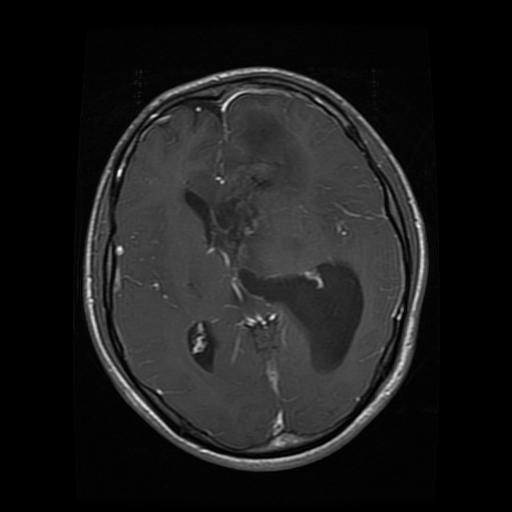
#> input picture Project/Testing/glioma/Te-glTr_0009.jpg, 512 x 512 px; its folder holds only this picture in this run
$ python mask_refinement.py
#> lines starting #> are read from the running program, lines starting #| are printed output that depends on the picture; after the words box and inside, x2 and y2 are one past the last pixel; in counts of white or black regions, pixels touching at a corner belong together
"""
refinement/mask_refinement.py
==============================
Morphological pseudo-mask cleaning pipeline.

Pipeline:
    raw float mask
        -> Gaussian blur (reduce noise)
        -> Otsu threshold (adaptive binarisation)
        -> Morphological open  (remove small noise)
        -> Morphological close (fill small holes)
        -> Largest connected component (keep dominant region)
        -> Hole fill (scipy.ndimage)
        -> binary uint8 output
"""
from __future__ import annotations

import cv2
import numpy as np
from pathlib import Path
from scipy import ndimage


# ── Public API ────────────────────────────────────────────────────────────────

def clean_mask(mask: np.ndarray) -> np.ndarray:
    """
    Full cleaning pipeline: blur -> Otsu -> open -> close -> largest CC -> hole fill.

    Parameters
    ----------
    mask : np.ndarray
        Input mask as float32 in [0, 1] or uint8 in {0, 255} or {0, 1}.
        Shape (H, W) or (H, W, 1).

    Returns
    -------
    np.ndarray
        Cleaned binary mask, dtype=uint8, values in {0, 1}, shape (H, W).
    """
    # Ensure 2-D
    if mask.ndim == 3:
        mask = mask[:, :, 0]

    # Normalise to [0, 255] uint8 for OpenCV
    m = mask.astype(np.float32)
    if m.max() <= 1.0:
        m = (m * 255.0).astype(np.uint8)
    else:
        m = m.astype(np.uint8)

    # 1. Gaussian blur — suppress high-frequency noise before thresholding
    blurred = cv2.GaussianBlur(m, (7, 7), sigmaX=2.0)

    # 2. Otsu threshold — adaptive global threshold
    binary = _otsu_threshold(blurred)

    # 3 & 4. Morphological open + close
    binary = _morphological_cleanup(binary)

    # 5. Keep only largest connected component
    binary = _largest_connected_component(binary)

    # 6. Fill any remaining interior holes
    binary = _fill_holes(binary)

    return binary.astype(np.uint8)


# ── Private helpers ───────────────────────────────────────────────────────────

def _otsu_threshold(mask: np.ndarray) -> np.ndarray:
    """
    Apply Otsu's automatic threshold to a grayscale uint8 image.

    Parameters
    ----------
    mask : np.ndarray
        Grayscale uint8 image, shape (H, W).

    Returns
    -------
    np.ndarray
        Binary image with values {0, 1}, shape (H, W), dtype=uint8.
    """
    _, binary = cv2.threshold(
        mask.astype(np.uint8), 0, 255,
        cv2.THRESH_BINARY + cv2.THRESH_OTSU
    )
    return (binary > 0).astype(np.uint8)


def _morphological_cleanup(binary: np.ndarray) -> np.ndarray:
    """
    Apply morphological opening (noise removal) then closing (hole fill).

    Parameters
    ----------
    binary : np.ndarray
        Binary image with values {0, 1}, shape (H, W).

    Returns
    -------
    np.ndarray
        Cleaned binary image, same shape, dtype=uint8.
    """
    h, w = binary.shape[:2]
    # Kernel radius scales with image size (roughly 2% of short side, min 3)
    r_open  = max(3, int(min(h, w) * 0.020))
    r_close = max(5, int(min(h, w) * 0.030))

    k_open  = cv2.getStructuringElement(
        cv2.MORPH_ELLIPSE, (r_open * 2 + 1,  r_open * 2 + 1))
    k_close = cv2.getStructuringElement(
        cv2.MORPH_ELLIPSE, (r_close * 2 + 1, r_close * 2 + 1))

    b = binary.astype(np.uint8)
    b = cv2.morphologyEx(b, cv2.MORPH_OPEN,  k_open)
    b = cv2.morphologyEx(b, cv2.MORPH_CLOSE, k_close)
    return b


def _largest_connected_component(binary: np.ndarray) -> np.ndarray:
    """
    Keep only the largest connected component in a binary mask.

    If the mask is entirely zero, return it unchanged.

    Parameters
    ----------
    binary : np.ndarray
        Binary image with values {0, 1}, shape (H, W), dtype=uint8.

    Returns
    -------
    np.ndarray
        Binary image retaining only the largest component, dtype=uint8.
    """
    b = binary.astype(np.uint8)
    n_comp, labels, stats, _ = cv2.connectedComponentsWithStats(b, connectivity=8)

    if n_comp <= 1:          # nothing or all background
        return b

    # Component 0 is background — ignore it
    areas = stats[1:, cv2.CC_STAT_AREA]   # (n_comp-1,)
    largest_label = int(np.argmax(areas)) + 1   # +1 for background offset

    result = np.zeros_like(b)
    result[labels == largest_label] = 1
    return result


def _fill_holes(binary: np.ndarray) -> np.ndarray:
    """
    Fill interior holes in a binary mask using scipy.ndimage binary_fill_holes.

    Parameters
    ----------
    binary : np.ndarray
        Binary image with values {0, 1}, shape (H, W).

    Returns
    -------
    np.ndarray
        Binary image with holes filled, dtype=uint8.
    """
    filled = ndimage.binary_fill_holes(binary.astype(bool))
    return filled.astype(np.uint8)


# ── Test / Demo ───────────────────────────────────────────────────────────────

def _make_gaussian_blob_mask(h: int, w: int, radius_frac: float = 0.30) -> np.ndarray:
    """
    Generate a synthetic Gaussian blob mask centred in the image.

    Parameters
    ----------
    h, w        : image height and width in pixels
    radius_frac : blob radius as a fraction of min(h, w)

    Returns
    -------
    np.ndarray
        Float32 mask in [0, 1], shape (H, W).
    """
    cx, cy = w // 2, h // 2
    radius = radius_frac * min(h, w)
    Y, X = np.ogrid[:h, :w]
    dist_sq = (X - cx) ** 2 + (Y - cy) ** 2
    blob = np.exp(-dist_sq / (2 * radius ** 2)).astype(np.float32)
    # Add noise to simulate imperfect pseudo masks
    rng  = np.random.RandomState(42)
    blob += rng.normal(0, 0.08, blob.shape).astype(np.float32)
    blob = np.clip(blob, 0.0, 1.0)
    return blob


if __name__ == "__main__":
    import sys
    import glob

    project_root = Path(__file__).resolve().parent.parent
    output_dir   = project_root / "outputs"
    output_dir.mkdir(parents=True, exist_ok=True)

    # --- Find 3 real images ---
    patterns = [
        str(project_root / "Project" / "Testing" / "**" / "*.jpg"),
        str(project_root / "data"    / "**"            / "*.jpg"),
    ]
    image_paths: list[str] = []
    for pat in patterns:
        found = glob.glob(pat, recursive=True)
        image_paths.extend(found)
        if len(image_paths) >= 3:
            break
#> pass 2 of the loop `for pat in patterns:`:
    image_paths = image_paths[:3]

    if not image_paths:
        print("No real images found — creating synthetic images for demo")
        # create tiny synthetic images
        for i in range(3):
            synth = (np.random.randint(40, 200, (256, 256, 3), dtype=np.uint8))
            tmp   = str(output_dir / f"_synth_{i}.jpg")
            cv2.imwrite(tmp, synth)
            image_paths.append(tmp)

    print(f"Using {len(image_paths)} images")

    panels = []
    for img_path in image_paths:
        bgr = cv2.imread(img_path)
#> bgr is the input picture: shape (512, 512, 3); min 0, max 253, mean 27.7
        if bgr is None:
            print(f"  Could not read {img_path}")
            continue
        if bgr.ndim == 2:
            bgr = cv2.cvtColor(bgr, cv2.COLOR_GRAY2BGR)
        h, w = bgr.shape[:2]
#> h = 512; w = 512

        raw_mask  = _make_gaussian_blob_mask(h, w, radius_frac=0.30)
        clean     = clean_mask(raw_mask)
#> in clean_mask, `blurred = cv2.GaussianBlur(m, (7, 7), sigmaX=2.0)`:
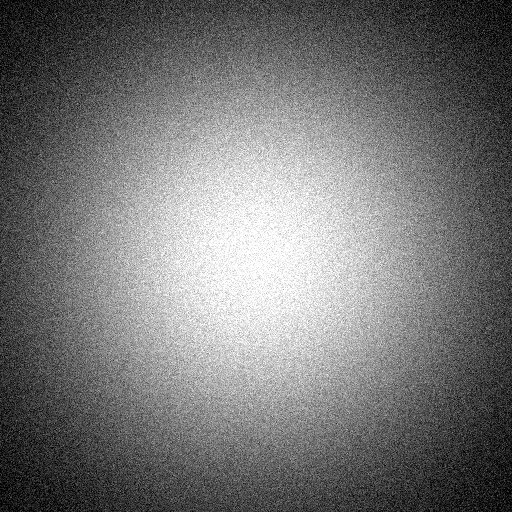
#> m: shape (512, 512); min 0, max 255, mean 117.3
#> in _largest_connected_component, `n_comp, labels, stats, _ = cv2.connectedComponentsWithStats(b, connect..`:
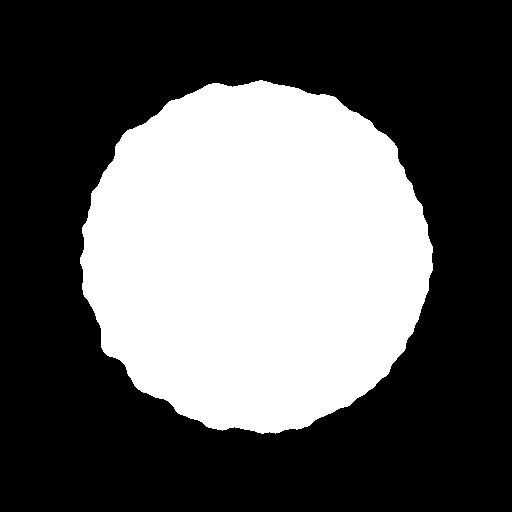
#> b: shape (512, 512); values 0 (black) and 1 (white), 36.6% white; 1 white region, box (x1, y1, x2, y2) and area: (80, 80, 433, 434) 96036

        before_pct = float(raw_mask.mean() * 100)
#> before_pct = 46.19
        after_pct  = float(clean.mean()    * 100)
#> after_pct = 36.63
        print(f"  {Path(img_path).name:40s}  before={before_pct:5.1f}%  after={after_pct:5.1f}%")
#|   Te-glTr_0009.jpg                          before= 46.2%  after= 36.6%

        # Build comparison panel (original | raw mask overlay | clean mask overlay)
        rgb       = cv2.cvtColor(bgr, cv2.COLOR_BGR2RGB)
        raw_vis   = (raw_mask * 255).astype(np.uint8)
        raw_rgb   = cv2.applyColorMap(raw_vis, cv2.COLORMAP_JET)
        raw_rgb   = cv2.cvtColor(raw_rgb, cv2.COLOR_BGR2RGB)
        raw_rgb   = cv2.resize(raw_rgb, (256, 256))
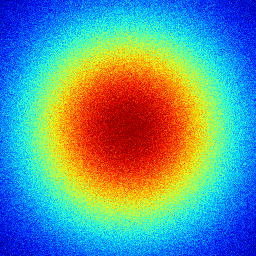
#> raw_rgb: shape (256, 256, 3); mean R, G, B 97.5, 151.2, 148.6

        clean_vis = (clean * 255).astype(np.uint8)
        clean_rgb = cv2.applyColorMap(clean_vis, cv2.COLORMAP_JET)
        clean_rgb = cv2.cvtColor(clean_rgb, cv2.COLOR_BGR2RGB)
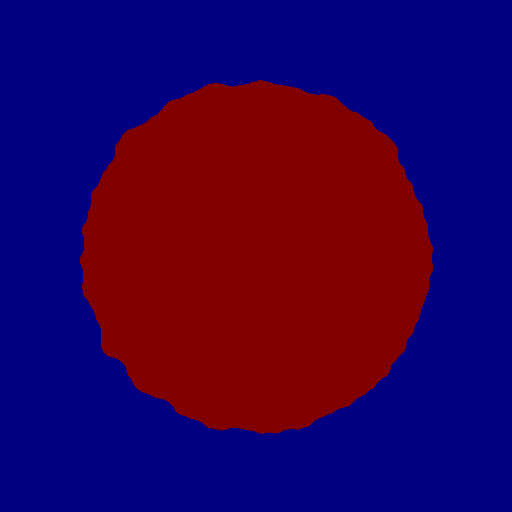
#> clean_rgb: shape (512, 512, 3); mean R, G, B 46.9, 0, 81.1
        clean_rgb = cv2.resize(clean_rgb, (256, 256))
#> clean_rgb: shape (256, 256, 3)

        orig_rs   = cv2.resize(rgb, (256, 256))
        row       = np.concatenate([orig_rs, raw_rgb, clean_rgb], axis=1)
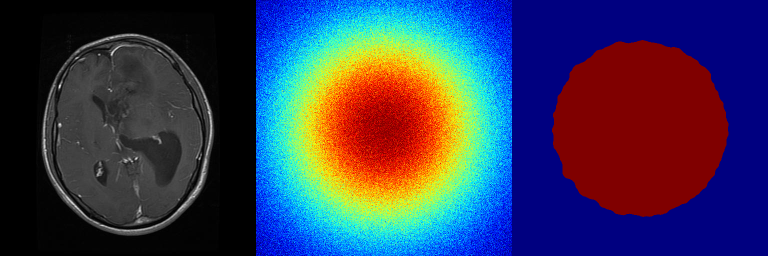
#> row: shape (256, 768, 3); mean R, G, B 57.4, 59.7, 85.8
        panels.append(row)
#> pass 2 of the loop `for img_path in image_paths:`:
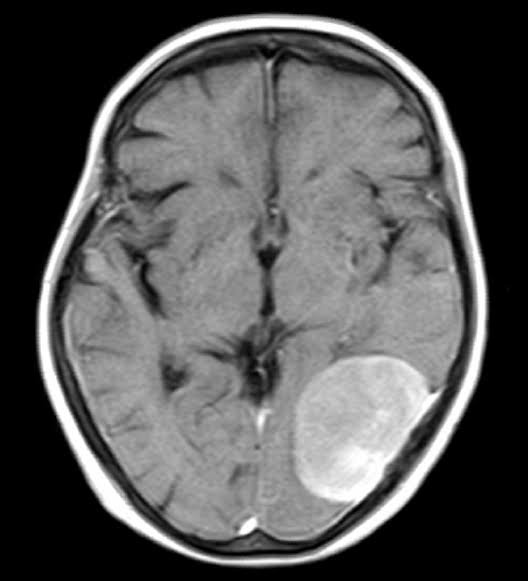
#> input picture Project/Testing/meningioma/Te-meTr_0004.jpg, 528 x 581 px
#> bgr is the input picture: shape (581, 528, 3); min 0, max 255, mean 87.8
#> m: shape (581, 528)
#> blurred: shape (581, 528)
#> in _largest_connected_component (call 2), `n_comp, labels, stats, _ = cv2.connectedComponentsWithStats(b, connect..`:
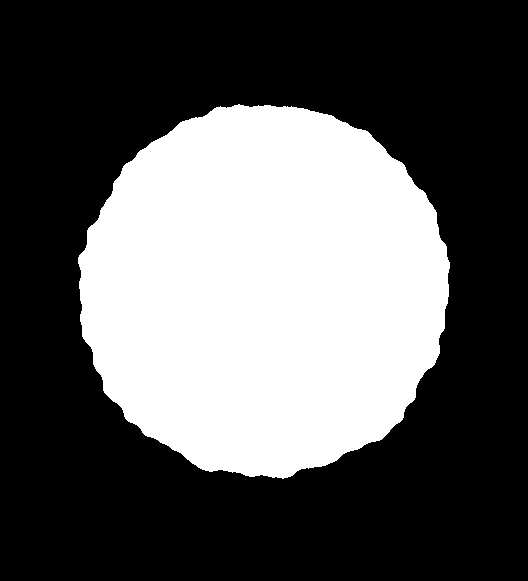
#> b: shape (581, 528); values 0 (black) and 1 (white), 35.3% white; 1 white region, box (x1, y1, x2, y2) and area: (78, 104, 450, 479) 108164
#> raw_mask: shape (581, 528) float32
#|   Te-meTr_0004.jpg                          before= 43.3%  after= 35.3%
#> `row       = np.concatenate([orig_rs, raw_rgb, clean_rgb], axis=1)`:
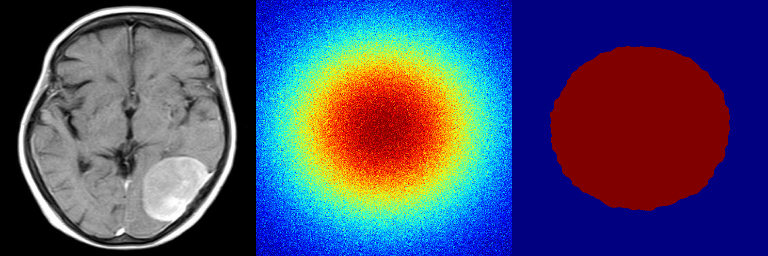
#> row: shape (256, 768, 3); mean R, G, B 73.8, 76.4, 108.7

    if panels:
        grid = np.concatenate(panels, axis=0)
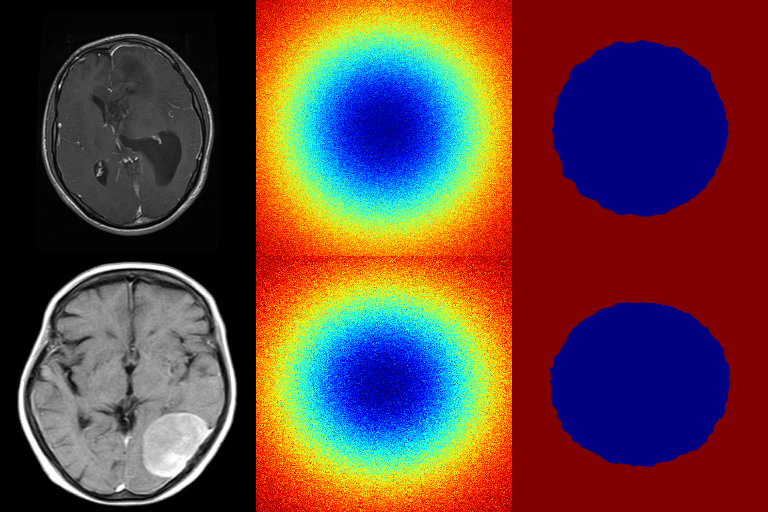
#> grid: shape (512, 768, 3); mean of channels 0, 1, 2 65.6, 68.1, 97.3; drawn as B, G, R
        out_path = str(output_dir / "stage2_comparison.png")
        cv2.imwrite(out_path, cv2.cvtColor(grid, cv2.COLOR_RGB2BGR))
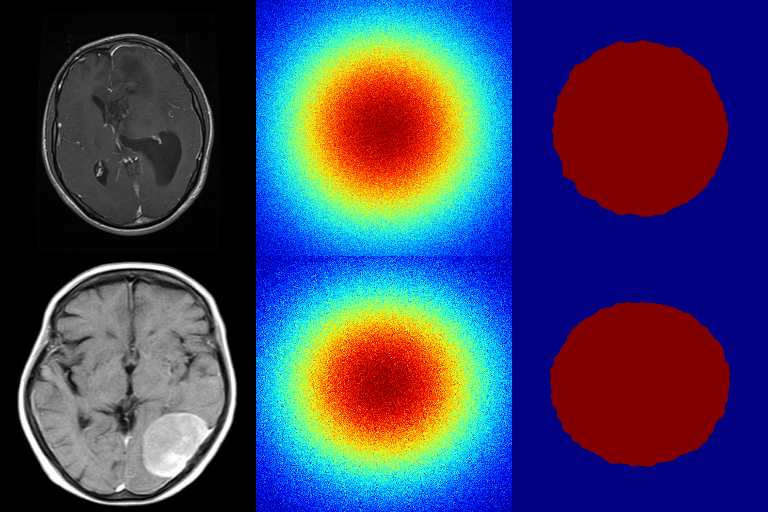
#> saved as stage2_comparison.png: shape (512, 768, 3); mean B, G, R 97.3, 68.1, 65.6
        print(f"\nSaved comparison grid -> {out_path}")
    else:
        print("No panels to save.")
